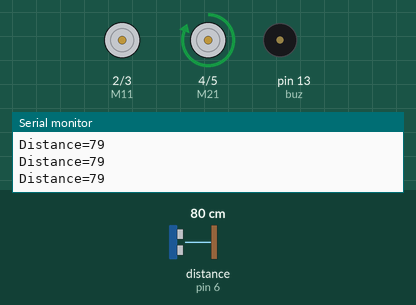
A sketch run on a simulated Arduino Uno, built with avr-gcc and run on an emulated ATmega328P. Parts: motor-driver pin pairs drawn as motors (green arrow = first pin HIGH = forward, orange = second pin HIGH = backward, longer = more drive), buzzer (waves = sounding, pin HIGH), the last lines printed to the serial monitor. Wiring (inferred from the names in the program): ultrasonic range finder: trigger pin 7; echo pin 6. Inputs (shaded band) come from the test bench; at power-on: distance to the obstacle (sensor on pin 6) 80 cm. The echo pulse lasts 58.3 µs per cm; pins used as bus, display or sensor lines are not drawn.

Above: at 1.2 s.
1.3 s: distance to the obstacle (sensor on pin 6) set to 28 cm
2.8 s: distance to the obstacle (sensor on pin 6) set to 24 cm
At 4.0 s:
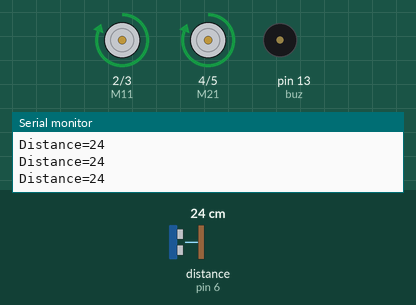
4.3 s: distance to the obstacle (sensor on pin 6) set to 12 cm
7.3 s: distance to the obstacle (sensor on pin 6) set to 9 cm
At 8.5 s:
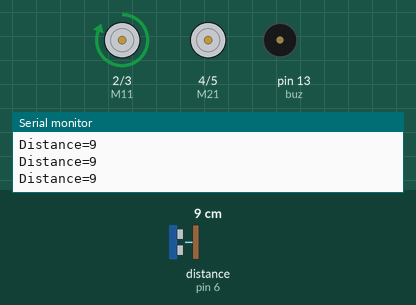
8.8 s: distance to the obstacle (sensor on pin 6) set to 18 cm
At 9.8 s:
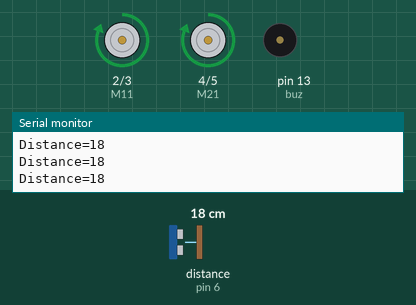
11.8 s: distance to the obstacle (sensor on pin 6) set to 2 cm
At 12.1 s:
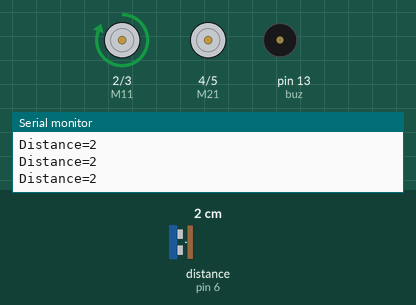
Timing chart, 0 to 14.3 s (numbered marks = the images above; inputs shaded):
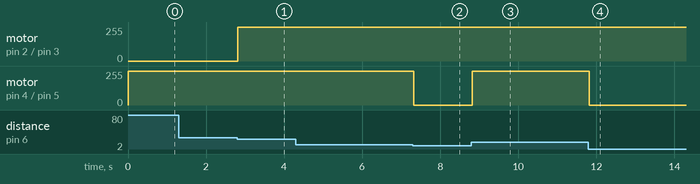

Measured:
- the behaviour switches between 26 and 25 cm on distance to the obstacle (sensor on pin 6) (found by bisection; images 0 and 1)
- the behaviour switches between 11 and 10 cm on distance to the obstacle (sensor on pin 6) (found by bisection; images 1 and 2)
- after the input at 2.8 s, motor on pin 2 (M11) / pin 3 (M12): stopped → forward 255/255 at once
- after the input at 7.3 s, motor on pin 4 (M21) / pin 5 (M22): forward 255/255 → stopped at once
- after the input at 8.8 s, motor on pin 4 (M21) / pin 5 (M22): stopped → forward 255/255 at once
- after the input at 11.8 s, motor on pin 4 (M21) / pin 5 (M22): forward 255/255 → stopped at once

The sketch:

wall_follower.ino
```cpp
#define trigPin 7
#define echoPin 6
int M11=2;
int M12=3;
int M21=4;
int M22=5;
int buz=13;


long Duration,Distance;

void setup() {
 Serial.begin(9600);

  pinMode(M11,OUTPUT);
  pinMode(M12,OUTPUT);
  pinMode(M21,OUTPUT);
  pinMode(M22,OUTPUT);
  pinMode(buz,OUTPUT);
 pinMode(trigPin,OUTPUT);
 pinMode(echoPin,INPUT);
 pinMode(13,OUTPUT);

  // put your setup code here, to run once:

}

void loop() {

    digitalWrite(trigPin,0);
  delayMicroseconds(2);
   digitalWrite(trigPin,1);
  delayMicroseconds(10);
   digitalWrite(trigPin,0);
   Duration=pulseIn(echoPin,HIGH);
   Distance=(Duration/2)/29.1;

   Serial.print("Distance=");
   Serial.println(Distance);


   if(Distance<25 && Distance >10)
   {
    digitalWrite(M11,1);
    digitalWrite(M12,0);
    digitalWrite(M21,1);
    digitalWrite(M22,0);
   }
   else if(Distance>25)
   {
    digitalWrite(M11,0);
    digitalWrite(M12,0);
    digitalWrite(M21,1);
    digitalWrite(M22,0);
    }
    else if(Distance<10)
   {
    digitalWrite(M11,1);
    digitalWrite(M12,0);
    digitalWrite(M21,0);
    digitalWrite(M22,0);
    }

}
```
